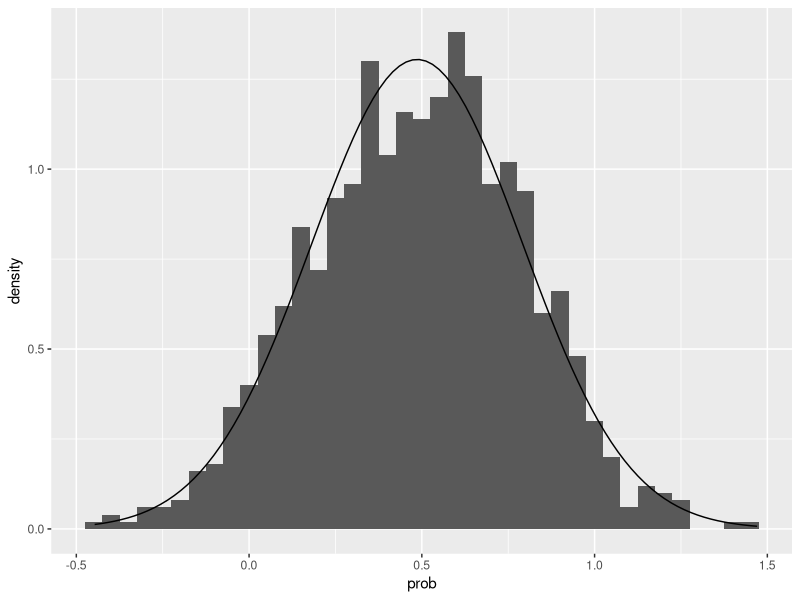

Source code (R): (Note: this script raises an error after producing the figure.)
# testing conditions and movement link
install.packages("msm")
library(msm) # truncated normal distribution - could just clip regular
library(ggplot2)

# for now, movement prob sampled from random dist 0-1
# p(move) for each stage or patch? stage and patch?
prob <- rtnorm(1000, mean = 0.5, sd= 0.3) # sample of 1000 
prob_df <- as.data.frame(prob)

n_obs <-  sum(!is.na(prob_df$prob))

norm.plot <- ggplot(prob_df, aes(prob))  + 
  geom_histogram(aes(y = after_stat(density)),  binwidth = 0.05) + 
  stat_function(fun = dnorm, args = list(mean = mean(prob_df$prob), sd = sd(prob_df$prob)))

# rescaling y
ybreaks = seq(0,50,5) 
# On primary axis
norm.plot + scale_y_continuous("Counts", breaks = round(ybreaks / (bw * n_obs),3), labels = ybreaks)

# randomly generating movement probs for each class and patch
dmat <- matrix(0, ncol= 4, nrow= 2) # row 1 = pstay, row 2 = move
colnames(dmat) <-  c("Yearling_f", "Adult_f", "Yearling_m", "Adult_m")
rownames(dmat) <- c(1:2)
dmat1 <- dmat            # stay and move for patch 1 - assuming better than patch 2
dmat2 <- dmat

# generating probs by sampling truncated norm. Assume patch 1 better than 2, so move low for 1, high for 2
move1 <- rtnorm(4, mean = 0.2, sd= 0.2, lower = 0, upper = 1) # vector of movement probs -  shouldnt fems disperse less?
dmat1[2,] <- move1
dmat1[1,] <- 1-move1
print(dmat1)
move2<- rtnorm(4, mean = 0.6, sd= 0.2, lower = 0, upper = 1) 
dmat2[2,] <- move2
dmat2[1,] <- 1-move2
print(dmat2)


# logit link - for sex ratio of current and movement prob, (not distance!)
# example sr = just over 1 as relative fem abundance (Nf/Nm)
sr <- rnorm(n=50, mean = 1.5, sd= 0.5)  # can get up to 3:1!
if(any(sr <0) ){
  sr[sr < 0] <- 0
}

# visualising ratio
sr_df <- as.data.frame(sr)
obs_sr = sum(!is.na(sr_df$sr))

logit.plot <- ggplot(sr_df, aes(sr))  + 
  geom_histogram(aes(y = ..density..),  binwidth = 0.05) + 
  stat_function(fun = dnorm, args = list(mean = mean(sr_df$sr), sd = sd(sr_df$sr)))

# rescaling y
ybreaks = seq(0,50,5) 
## On primary axis
logit.plot + scale_y_continuous("Counts", breaks = round(ybreaks / (0.05 * obs_sr),3), labels = ybreaks)

# defining binary movement based off this
y <- ifelse(sr_df > 1, 0, 1)    # males only move when fem abundance greater than male
sr_df$Y <- y 


# visualising distance against Y (move or not)
ggplot(data = sr_df, aes(x= sr, y=Y))+
  geom_point() +
  labs(title = "Male movement probability distribution",
       y = "Movement prob", 
       x = "Sex ratio (number of females per male)")

mylogit <- glm(Y ~ sr, data = sr_df, family = "binomial")  # creating gen linear model to predict effect of sex ratio on movement
summary(mylogit)

new_df <- data.frame(sample_ratio = seq(min(sr_df$sr), max(sr_df$sr), length.out=100))   # creating df with possible sex ratios (between min and max generated)
new_df$prob <- predict(mylogit, data = new_df, type = "response")   # applying my model to these sample ratios

# visualising model
ggplot(sr_df, aes(x = sr, y = Y)) +
  geom_jitter(height = 0.03, width = 0, alpha = 0.6) +
  stat_smooth(method = "glm",
              method.args = list(family = "binomial"),
              se = FALSE, color = "blue", size = 1.2) +
  labs(title = "Male movement probability distribution",
       y = "Movement prob", 
       x = "Sex ratio (number of females per male)")   # represents a single male sample - what does he do at diff sex ratios?


# increasing replicates 
# treat each y as movement data for an individ MALE badger
y1 <- ifelse(sr > 1.2, 0, 1)   # setting various different movement thresholds, represents larger sample size
y2 <- ifelse(sr > 1, 0, 1)
y3 <- ifelse(sr > 1.25, 0, 1)
y4 <- ifelse(sr > 0.9, 0, 1)
y5 <- ifelse(sr > 0.7, 0, 1)

y_list <- vector("list")  # blank vecor for p move FOR EACH INDIVIDUAL - 50 responses (length sr) for each individual

for (i in 1:10) {
min_f <- rnorm(1, mean = 1.5, sd = 0.2)  # random number to set as threshold

y_list[[i]] <- ifelse(sr > min_f, 0, 1)    # for each invidual list, stay if greater than this random number, move if not
}

# blank df with 10 cols
move_df <- data.frame(matrix(0, nrow = 50, ncol = 10))
colnames(move_df) <- c("Male_1","Male_2","Male_3", "Male_4", "Male_5", "Male_6", "Male_7", "Male_8", "Male_9", "Male_10")

for ( i in 1:10){
  move_df[,i] <- y_list[[i]]  # first col = first list from y_list
}

move_df$Y <- rowMeans(move_df) # mean response for each sr (from sr_df), creates continuous var from binary

move_df$sr <- sr # sr must add in later so we don't interfer with rowmeans

# new logit function based of these 
newlogit <- glm(Y ~ sr, data = move_df, family = "binomial")  # creating gen linear model to predict effect of sex ratio on movement
summary(newlogit)

new <- data.frame(sr = seq(min(move_df$sr), max(move_df$sr), length.out=100))
new$prob <- predict(newlogit, data = new, type = "response") # prediction of movement given sex ratio based on new glm  
                                                 # - doesn't seem to correlate movement with sr?

# visualising model
ggplot(move_df, aes(x = sr, y = Y)) +
  geom_jitter(height = 0.03, width = 0, alpha = 0.6) +
  stat_smooth(method = "glm",
              method.args = list(family = "binomial"),
              se = FALSE, color = "blue", size = 1.2) +
  labs(title = "Male movement probability distribution",
       y = "Movement prob", 
       x = "Sex ratio (number of females per male)")    # more samples from individuals = curvier


# need to extract equation of curve 
# then, can input Nf. Nm and auto calculate p(move) for all males



# Defining movement function for Dmat
# base logistic equation = L / (1 - e^(-k(x-x0)))
# where L = 1 (max value, prob bound between 0 and 1)
# K = steepness of curve (vis using desmos). We want pop size as some density val?
# x0 = 0.5 (midpoint) 




# how to set up more patches 
set.seed(123)  # setting our number 
reps <- 10
sizes <- runif(reps, min= 3, max=30) 
# multiply each of these pop sizes with stage dist

init_mat <- matrix(0, ncol = 4, nrow = reps) # fill each row with an inital vec per patch 
for(i in 1:reps){
  init_mat[i, ] <- floor(sizes[i]* stagedist)
}

initial <- c(t(init_mat))



# FUTURE - adding density dependent dispersal
ddDmat.create <- function(colnames, nPatches, 
                          group_size, sex_ratio = NULL, 
                          k) {
  Dmat <- matrix(0, ncol= length(colnames), nrow = nPatches) # row = number patches
  colnames(Dmat) <- colnames
  
  max_group_size <- 28 # based on papers recording 26 and 27 
  
  # logistic equation - total group size
  for (p in 1:nPatches){
    x <- group_size/ max_group_size    # proportion of max size
    move <- 1 / (1 - exp((-k(x-0.5)))) 
    Dmat[p,] <- move   # equal for all indivs or variable between sexes? vary K value for males and females?
  }
  
  if(!is.null(sex_ratio) == FALSE){
    for (p in 1:nPatches){
      x <- sex_ratio    # proportion of max size
      move <- 1 / (1 - exp((-k[2](x-0.5)))) # second value for k needed
      Dmat[p,2] <- move   # male movement prob 
    }
  }
  return(Dmat)
}

# NOTES a more versitile way to construct in case we are deciding if yearlings are also moving is to have 
# 4X4 Dmat with 0 in non-moving stages. Multiply relevant entries and if not moving, will be multiplying 0. 





# creating ndist plots for removal visualisation -----
dis <- rnorm(1000, mean = 0.5, sd= 0.05) # sample of 1000 between 0 and 1
df <- as.data.frame(dis)
bw <- 0.005
n_obs <-  sum(!is.na(df$dis))

base.plot <- ggplot(df, aes(dis)) + 
  geom_histogram(aes(y = after_stat(density)),  
                 binwidth = bw,
                 fill = "grey50", alpha= 0.3) + 
  stat_function(fun = dnorm, args = list(mean = mean(df$dis), sd = sd(df$dis)), 
                size = 1.5, colour = "black")+ 
  geom_vline(aes(xintercept = 0.5),                       # Adding a line to show removal year
             colour = "red", linetype = "dashed", size= 1, alpha = 0.8) +
  labs(x = "Removal probability") +
  theme_classic(base_size = 16) +
  theme(
    axis.text = element_text(color = "black")
  )

# rescaling y
ybreaks = seq(0,50,5) 
# On primary axis
base.plot + scale_y_continuous("Counts", breaks = round(ybreaks / (bw * n_obs),3), labels = ybreaks)


# biased trials = multiple plots needed with varying means
df$unbias <- rnorm(1000, mean = 0.45, sd= 0.05)
df$bias <- rnorm(1000, mean = 0.55, sd= 0.05)

# graph limits
means <- sapply(df[c("dis", "unbias", "bias")], mean, na.rm = TRUE)
sds   <- sapply(df[c("dis", "unbias", "bias")], sd,   na.rm = TRUE)
min_x <- min(means - 4 * sds)
max_x <- max(means + 4 * sds)

# want to add vis of these extra means on top of base plot
bias.plot <- ggplot(df, aes(dis)) + 
  geom_histogram(aes(y = after_stat(density)),  
                 binwidth = bw,
                 fill = "grey50", alpha= 0.15) + 
  stat_function(fun = dnorm, args = list(mean = mean(df$dis), sd = sd(df$dis)), 
                size = 1.2, colour = "black", alpha = 0.5) + 
  geom_vline(aes(xintercept = mean(df$dis)),                       # Adding a line to show removal year
             colour = "black", linetype = "dashed", size= 1, alpha = 0.5) +
  
  stat_function(fun = dnorm, args = list(mean = mean(df$unbias), sd = sd(df$unbias)), 
                size = 1.2, colour = "blue") + 
  geom_vline(aes(xintercept = mean(df$unbias)),                       # Adding a line to show removal year
             colour = "blue", linetype = "dashed", size= 1, alpha = 0.5) +
  
  stat_function(fun = dnorm, args = list(mean = mean(df$bias), sd = sd(df$bias)), 
                size = 1.2, colour = "red") + 
  geom_vline(aes(xintercept = mean(df$bias)),                       # Adding a line to show removal year
             colour = "red", linetype = "dashed", size= 1, alpha = 0.5) +

  labs(x = "Removal probability") +
  theme_classic(base_size = 16) +
  theme(
    axis.text = element_text(color = "black")
  )+
  coord_cartesian(xlim = c(min_x, max_x))   # makes sure full range of x axis included
# almost works, why are my curves not complete?
